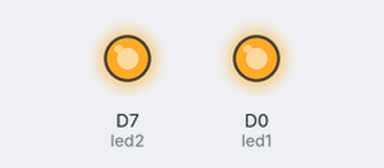
Simulated run of this sketch. Board: ESP8266 (NodeMCU). On the bench: output pins drawn as LEDs (lit = HIGH).

Above: at 0.3 s.
At 9.2 s:
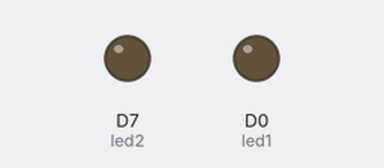
Timing chart, 0 to 13.3 s (numbered marks = the images above):
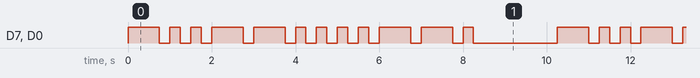

Measured:
- by itself, D7 (led2), D0 (led1): moves between LOW and HIGH, repeating every 10.3 s
- by itself, everything shown: repeats every 10.3 s, in 24 steps

The sketch:

blinkname.ino
```cpp
// ------------------------------------------
// Make an LED output a name using Morse code
// ------------------------------------------

#include <ctype.h>
#include <string.h>

// Global variables
const char name[] = "Nathan";

const int led1 = D0;     // we'll need to wire an LED to this one to see it blink.
const int led2 = D7;     // permanent little blue LED on the board.

const int di = 1;        // base morse code unit 'dot'.
const int dah = di * 3;  // base morse code unit 'dash' (always 3x a dot).
const int dit = di;      // pseudonym for 'di' when at the end of a letter.

const int base_delay = 250;       // base time unit to flash LED (milliseconds), 1 di.
const int word_delay = base_delay * 7;     // time delay between signalling each word.

// Letter to Morse code mapping
const int morse_code_table[26][5] = {
    { 'A', di, dah,      0, 0 },
    { 'B', dah, di, di, dit   },
    { 'C', dah, di, dah, dit  },
    { 'D', dah, di, dit,    0 },
    { 'E', dit,       0, 0, 0 },
    { 'F', di, di, dah, dit   },
    { 'G', dah, dah, dit,   0 },
    { 'H', di,di, di, dit     },
    { 'I', di, dit,      0, 0 },
    { 'J', di, dah, dah, dah  },
    { 'K', dah, di, dah,    0 },
    { 'L', di, dah, di, dit   },
    { 'M', dah, dah,     0, 0 },
    { 'N', dah, dit,     0, 0 },
    { 'O', dah, dah, dah,   0 },
    { 'P', di, dah, dah, dit  },
    { 'Q', dah, dah, di, dah  },
    { 'R', di, dah, dit,    0 },
    { 'S', di, di, dit,     0 },
    { 'T', dah,       0, 0, 0 },
    { 'U', di, di, dah,     0 },
    { 'V', di, di, di, dah    },
    { 'W', di, dah, dah,    0 },
    { 'X', dah, di, di, dah   },
    { 'Y', dah, di, dah, dah  },
    { 'Z', dah, dah, di, dit  },
};

// Write one Morse code element (i.e. a dah, a di or a dit)
void output_morse_code(const int interval)
{
    // To blink the LED, first we'll turn it on
    digitalWrite(led1, HIGH);
    digitalWrite(led2, HIGH);

    // We'll hold it on for given time interval
    delay(interval * base_delay);

    // Finally we'll turn it off
    digitalWrite(led1, LOW);
    digitalWrite(led2, LOW);

    // Each signal is followed by a single dit delay
    delay(base_delay);
}

// Write a letter in Morse code (i.e. one morse_code_table row)
void output_letter(const int *morse_code_row)
{
    size_t      j;

    // morse_code_row[0] is the letter we are outputting

    for (j = 1; j < sizeof(morse_code_table[0][0]); j++) {
        if (morse_code_row[j])
            output_morse_code(morse_code_row[j]);
    }
}

// The setup function runs only once when the device boots up or is reset.
void setup()
{
    // We are going to tell our device that D0 and D7 (led1 and led2 respectively) are going to be output
    // (That means that we will be sending voltage to them, rather than monitoring voltage that comes from them)
    pinMode(led1, OUTPUT);
    pinMode(led2, OUTPUT);
}

// The loopfunction is the other essential part of a microcontroller program.
// It gets repeated as quickly as possible, forever, after setup is called.
void loop()
{
    size_t i, offset, length = strlen(name);
    int letter;

    for (i = 0; i < length; i++) {
        letter = toupper(name[i]);      // morse code has only upper case

        if (letter < 'A' || letter > 'Z')
            continue;   // sanity checking, do not try to handle bad data

        // find the relevant row in the table for this letter
        offset = letter - 'A'; // 'A' start of sequential rows

        output_letter(morse_code_table[offset]);
    }

    // previous word (name) is complete, let it sink in and then repeat
    delay(word_delay);
}
```
